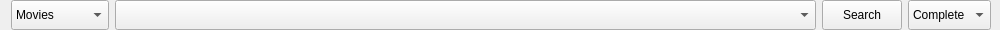
<?xml version="1.0" encoding="UTF-8"?>
<ui version="4.0">
 <class>Form</class>
 <widget class="QWidget" name="Form">
  <property name="geometry">
   <rect>
    <x>0</x>
    <y>0</y>
    <width>1000</width>
    <height>30</height>
   </rect>
  </property>
  <property name="minimumSize">
   <size>
    <width>1000</width>
    <height>0</height>
   </size>
  </property>
  <property name="maximumSize">
   <size>
    <width>16777215</width>
    <height>100</height>
   </size>
  </property>
  <property name="windowTitle">
   <string>Form</string>
  </property>
  <layout class="QHBoxLayout" name="horizontalLayout">
   <property name="topMargin">
    <number>0</number>
   </property>
   <property name="rightMargin">
    <number>9</number>
   </property>
   <property name="bottomMargin">
    <number>0</number>
   </property>
   <item>
    <widget class="QComboBox" name="comboBox_Type">
     <property name="sizePolicy">
      <sizepolicy hsizetype="Preferred" vsizetype="Preferred">
       <horstretch>0</horstretch>
       <verstretch>0</verstretch>
      </sizepolicy>
     </property>
     <property name="minimumSize">
      <size>
       <width>0</width>
       <height>30</height>
      </size>
     </property>
     <item>
      <property name="text">
       <string>Movies</string>
      </property>
     </item>
     <item>
      <property name="text">
       <string>Segments</string>
      </property>
     </item>
     <item>
      <property name="text">
       <string>Screenshots</string>
      </property>
     </item>
    </widget>
   </item>
   <item>
    <widget class="QComboBox" name="comboBox_History">
     <property name="sizePolicy">
      <sizepolicy hsizetype="Expanding" vsizetype="Fixed">
       <horstretch>0</horstretch>
       <verstretch>0</verstretch>
      </sizepolicy>
     </property>
     <property name="minimumSize">
      <size>
       <width>0</width>
       <height>30</height>
      </size>
     </property>
    </widget>
   </item>
   <item>
    <widget class="QPushButton" name="btn_Search">
     <property name="sizePolicy">
      <sizepolicy hsizetype="Minimum" vsizetype="Preferred">
       <horstretch>0</horstretch>
       <verstretch>0</verstretch>
      </sizepolicy>
     </property>
     <property name="minimumSize">
      <size>
       <width>0</width>
       <height>30</height>
      </size>
     </property>
     <property name="text">
      <string>Search</string>
     </property>
    </widget>
   </item>
   <item>
    <widget class="QComboBox" name="comboBox_Corpus">
     <property name="sizePolicy">
      <sizepolicy hsizetype="Preferred" vsizetype="Preferred">
       <horstretch>0</horstretch>
       <verstretch>0</verstretch>
      </sizepolicy>
     </property>
     <property name="minimumSize">
      <size>
       <width>0</width>
       <height>30</height>
      </size>
     </property>
     <item>
      <property name="text">
       <string>Complete</string>
      </property>
     </item>
    </widget>
   </item>
  </layout>
 </widget>
 <resources/>
 <connections/>
</ui>
